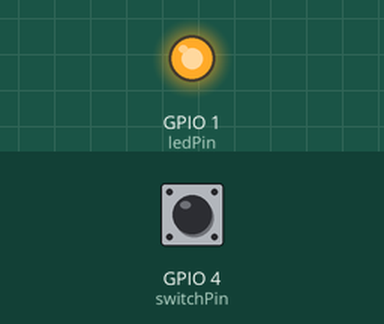
Simulated run of this program. Board: ESP32. On the bench: output pins drawn as LEDs (lit = HIGH). Inputs (shaded band) come from the test bench; at power-on: GPIO 4 (switchPin) HIGH.

Above: at 1.2 s.
1.3 s: GPIO 4 (switchPin) pulled LOW for 0.15 s
At 1.37 s:
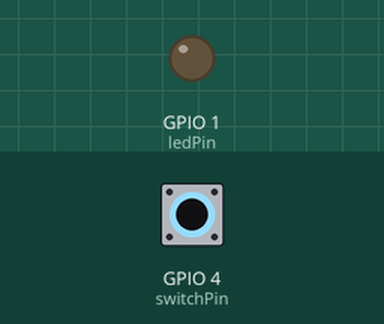
2.9 s: GPIO 4 (switchPin) pulled LOW for 3.2 s
At 7.2 s:
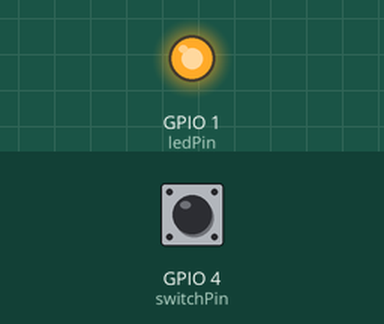
Timing chart, 0 to 8.7 s (numbered marks = the images above; inputs shaded):
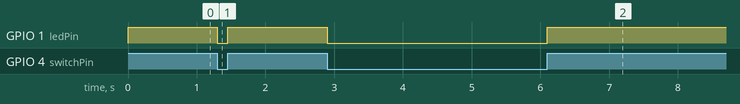

Measured:
- after the input at 1.3 s, GPIO 1 (ledPin): HIGH → LOW at once, → HIGH 0.15 s later
- after the input at 2.9 s, GPIO 1 (ledPin): HIGH → LOW at once, → HIGH 3.2 s later

The program:

main.cpp
```cpp
#include <Arduino.h>

const int ledPin = 1;       // Output: Built-in blue LED
const int switchPin = 4;    // Input: GPIO 4 connected to the switch

void setup() {
    pinMode(ledPin, OUTPUT);

    // INPUT_PULLUP holds the pin at 3.3V (HIGH) when the switch is open
    pinMode(switchPin, INPUT_PULLUP);
}

void loop() {
    int switchState = digitalRead(switchPin);

    // When the switch is turned ON/CLOSED, it connects GPIO 4 to GND (LOW)
    if (switchState == LOW) {
        digitalWrite(ledPin, LOW);  // Turn the LED OFF
    } else {
        digitalWrite(ledPin, HIGH); // Turn the LED ON
    }
}
```
